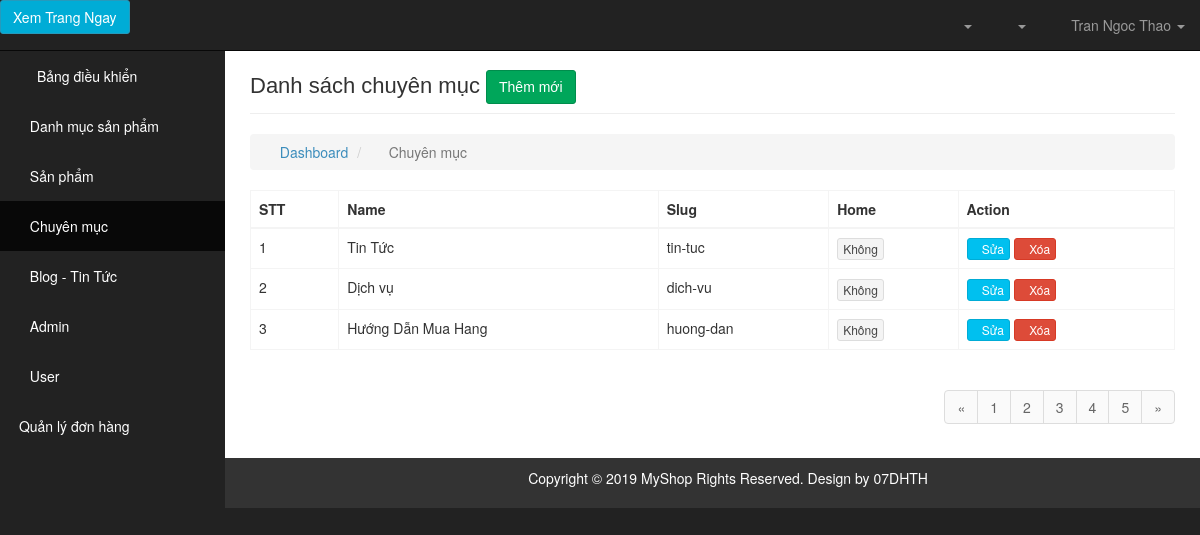
The page /codewebbanhang/admin/modules/chuyenmuc/index.php (signed in) on the database its author committed.
### tables this page shows
CREATE TABLE `chuyenmuc` (
  `id` int(20) NOT NULL,
  `name` varchar(150) DEFAULT NULL,
  `slug` varchar(100) DEFAULT NULL,
  `home` tinyint(4) NOT NULL,
  `status` tinyint(4) NOT NULL DEFAULT '1'
);

### codewebbanhang/md-config/Database.php (called while the page is built, shortened)
<?php
    class Database
    {
        public $link;
        public function __construct()
        {
          $db = $this->link = mysqli_connect("localhost","root","","web_ban_hang")
                or die ();
           mysqli_set_charset($this->link,"utf8");
        }
         public function fetchAll($table)
        {
            $sql = "SELECT * FROM {$table} WHERE 1" ;
            $result = mysqli_query($this->link,$sql) or die("Lỗi Truy Vấn fetchAll " .mysqli_error($this->link));
            $data = [];
            if( $result)
            {
                while ($num = mysqli_fetch_assoc($result))
                {
                    $data[] = $num;
                }
            }
            return $data;
        }
    }
?>

### codewebbanhang/admin/autoload/autoload.php (called while the page is built, shortened)
<?php
    require_once __DIR__ ."/../../md-config/Database.php";
    $db= new Database();
?>

### codewebbanhang/admin/modules/chuyenmuc/index.php (the view, shortened to what this page needs)
<?php
    require_once __DIR__ ."/../../autoload/autoload.php";
    $chuyenmuc = $db->fetchAll("chuyenmuc");
?>
<?php require_once __DIR__ ."/../../layouts/header.php"; ?>
<div class="row">
    <div class="col-lg-12">
        <h1 class="page-header">
            Danh sách chuyên mục
            <a href="add.php" class="btn btn-success"> Thêm mới</a>
        </h1>
        <ol class="breadcrumb">
            <li>
                <i class="fa fa-dashboard"></i>  <a href="./.">Dashboard</a>
            </li>
            <li class="active">
                <i class="fa fa-file"></i> Chuyên mục
            </li>
        </ol>
        </div>
</div>
<div class="row">
    <div class="col-md-12">
          <div class="table-responsive">
        <table class="table table-bordered table-hover">
            <thead>
                <tr>
                    <th>STT</th>
                    <th>Name</th>
                    <th>Slug</th>
                    <th>Home</th>
                    <th>Action</th>
                </tr>
            </thead>
            <tbody>
                <?php $stt=1; foreach ($chuyenmuc as $item): ?>
                    <tr>
                        <td><?php echo $stt ?></td>
                        <td><?php echo $item['name'] ?></td>
                        <td><?php echo $item['slug']?></td>
                         <td>
                             <a href="home.php?id=<?php echo $item['id']?>" class="btn btn-xs <?php echo $item['home'] == 1 ? 'btn-success' : 'btn-default' ?>">
                                 <?php echo $item['home'] == 1 ? 'Hiển thị' : 'Không'?>
                             </a>
                         </td>
                        <td>
                            <a class="btn btn-xs btn-info" href="edit.php ?id=<?php echo $item['id'] ?>"><i class="fa fa-edit"></i>Sửa</a>
                            <a class="btn btn-xs btn-danger"href="delete.php?id=<?php echo $item['id'] ?>"><i class="fa fa-times"></i>Xóa</a>
                        </td>
                    </tr>
                <?php $stt++; endforeach; ?>
            </tbody>
        </table>
              <div class="pull-right">
              <nav aria-label="Page navigation">
                     <ul class="pagination">
                <li>
                    <a href="#" aria-label="Previous">
                    <span aria-hidden="true">&laquo;</span>
                    </a>
                </li>
                <li><a href="#">1</a></li>
                <li><a href="#">2</a></li>
                <li><a href="#">3</a></li>
                <li><a href="#">4</a></li>
                <li><a href="#">5</a></li>
                <li>
                    <a href="#" aria-label="Next">
                    <span aria-hidden="true">&raquo;</span>
                    </a>
                </li>
            </ul>
              </nav>
              </div>
    </div>
</div>
<?php require_once __DIR__ ."/../../layouts/footer.php"; ?>

### codewebbanhang/public/admin/css/sb-admin.css (style rules this page uses)
body { margin-top: 100px; background-color: #222; }
@media (min-width:768px) { body { margin-top: 50px; } }

### rows shown on the page
chuyenmuc: name "Tin Tức", slug "tin-tuc", home "Không"
chuyenmuc: name "Dịch vụ", slug "dich-vu", home "Không"
chuyenmuc: name "Hướng Dẫn Mua Hang", slug "huong-dan", home "Không"

### other values the page prints
$_SESSION['admin_name'] "Tran Ngoc Thao"
